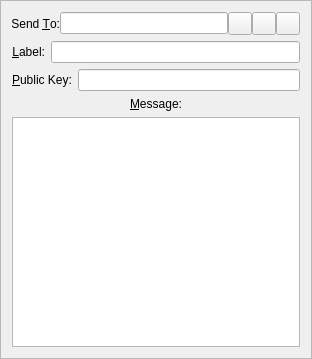
<?xml version="1.0" encoding="UTF-8"?>
<ui version="4.0">
 <class>SendMessagesEntry</class>
 <widget class="QFrame" name="SendMessagesEntry">
  <property name="geometry">
   <rect>
    <x>0</x>
    <y>0</y>
    <width>312</width>
    <height>359</height>
   </rect>
  </property>
  <property name="windowTitle">
   <string>Form</string>
  </property>
  <property name="frameShape">
   <enum>QFrame::StyledPanel</enum>
  </property>
  <property name="frameShadow">
   <enum>QFrame::Sunken</enum>
  </property>
  <layout class="QVBoxLayout" name="verticalLayout_2">
   <item>
    <layout class="QVBoxLayout" name="verticalLayout">
     <item>
      <layout class="QHBoxLayout" name="sendToLayout">
       <property name="spacing">
        <number>0</number>
       </property>
       <item>
        <widget class="QLabel" name="label_2">
         <property name="text">
          <string>Send &amp;To:</string>
         </property>
         <property name="alignment">
          <set>Qt::AlignRight|Qt::AlignTrailing|Qt::AlignVCenter</set>
         </property>
         <property name="buddy">
          <cstring>sendTo</cstring>
         </property>
        </widget>
       </item>
       <item>
        <widget class="QValidatedLineEdit" name="sendTo">
         <property name="toolTip">
          <string>The address to send the payment to  (e.g. 4Zo1ga6xuKuQ7JV7M9rGDoxdbYwV5zgQJ5)</string>
         </property>
         <property name="maxLength">
          <number>34</number>
         </property>
        </widget>
       </item>
       <item>
        <widget class="QToolButton" name="addressBookButton">
         <property name="toolTip">
          <string>&lt;html&gt;&lt;head/&gt;&lt;body&gt;&lt;p&gt;&lt;span style=&quot; color:#ffffff;&quot;&gt;Choose address from address book&lt;/span&gt;&lt;/p&gt;&lt;/body&gt;&lt;/html&gt;</string>
         </property>
         <property name="text">
          <string/>
         </property>
         <property name="icon">
          <iconset resource="../rain.qrc">
           <normaloff>:/icons/address-book</normaloff>:/icons/address-book</iconset>
         </property>
         <property name="shortcut">
          <string>Alt+A</string>
         </property>
        </widget>
       </item>
       <item>
        <widget class="QToolButton" name="pasteButton">
         <property name="toolTip">
          <string>&lt;html&gt;&lt;head/&gt;&lt;body&gt;&lt;p&gt;&lt;span style=&quot; color:#ffffff;&quot;&gt;Paste address from clipboard&lt;/span&gt;&lt;/p&gt;&lt;/body&gt;&lt;/html&gt;</string>
         </property>
         <property name="text">
          <string/>
         </property>
         <property name="icon">
          <iconset resource="../rain.qrc">
           <normaloff>:/icons/editpaste</normaloff>:/icons/editpaste</iconset>
         </property>
         <property name="shortcut">
          <string>Alt+P</string>
         </property>
        </widget>
       </item>
       <item>
        <widget class="QToolButton" name="deleteButton">
         <property name="toolTip">
          <string>&lt;html&gt;&lt;head/&gt;&lt;body&gt;&lt;p&gt;&lt;span style=&quot; color:#ffffff;&quot;&gt;Remove this recipient&lt;/span&gt;&lt;/p&gt;&lt;/body&gt;&lt;/html&gt;</string>
         </property>
         <property name="text">
          <string/>
         </property>
         <property name="icon">
          <iconset resource="../rain.qrc">
           <normaloff>:/icons/remove</normaloff>:/icons/remove</iconset>
         </property>
        </widget>
       </item>
      </layout>
     </item>
     <item>
      <layout class="QHBoxLayout" name="horizontalLayout">
       <item>
        <widget class="QLabel" name="label_4">
         <property name="text">
          <string>&amp;Label:</string>
         </property>
         <property name="alignment">
          <set>Qt::AlignRight|Qt::AlignTrailing|Qt::AlignVCenter</set>
         </property>
         <property name="buddy">
          <cstring>addAsLabel</cstring>
         </property>
        </widget>
       </item>
       <item>
        <widget class="QValidatedLineEdit" name="addAsLabel">
         <property name="enabled">
          <bool>true</bool>
         </property>
         <property name="toolTip">
          <string>Enter a label for this address to add it to your address book</string>
         </property>
        </widget>
       </item>
      </layout>
     </item>
     <item>
      <layout class="QHBoxLayout" name="horizontalLayout_2">
       <item>
        <widget class="QLabel" name="publicKeyLabel">
         <property name="text">
          <string>&amp;Public Key:</string>
         </property>
         <property name="buddy">
          <cstring>publicKey</cstring>
         </property>
        </widget>
       </item>
       <item>
        <widget class="QValidatedLineEdit" name="publicKey"/>
       </item>
      </layout>
     </item>
     <item>
      <widget class="QLabel" name="messageLabel">
       <property name="text">
        <string>&lt;html&gt;&lt;head/&gt;&lt;body&gt;&lt;p align=&quot;center&quot;&gt;&amp;amp;Message:&lt;/p&gt;&lt;/body&gt;&lt;/html&gt;</string>
       </property>
       <property name="alignment">
        <set>Qt::AlignRight|Qt::AlignTop|Qt::AlignTrailing</set>
       </property>
       <property name="buddy">
        <cstring>messageText</cstring>
       </property>
      </widget>
     </item>
     <item>
      <widget class="QValidatedTextEdit" name="messageText">
       <property name="mouseTracking">
        <bool>true</bool>
       </property>
       <property name="focusPolicy">
        <enum>Qt::StrongFocus</enum>
       </property>
       <property name="tabChangesFocus">
        <bool>false</bool>
       </property>
      </widget>
     </item>
    </layout>
   </item>
  </layout>
 </widget>
 <customwidgets>
  <customwidget>
   <class>QValidatedLineEdit</class>
   <extends>QLineEdit</extends>
   <header>qt/qvalidatedlineedit.h</header>
  </customwidget>
  <customwidget>
   <class>QValidatedTextEdit</class>
   <extends>QPlainTextEdit</extends>
   <header>qt/qvalidatedtextedit.h</header>
  </customwidget>
 </customwidgets>
 <resources>
  <include location="../rain.qrc"/>
 </resources>
 <connections/>
</ui>
